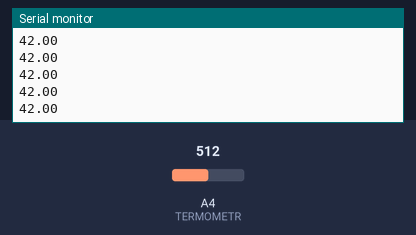
Simulated run of this sketch. Board: Arduino Uno, built with avr-gcc and run on an emulated ATmega328P. Shown: the last lines printed to the serial monitor. The inputs (shaded band) are chosen by the test bench; at power-on: A4 (TERMOMETR) = 512.

Above: at 1.2 s.
1.3 s: A4 (TERMOMETR) set to 716
At 2.2 s:
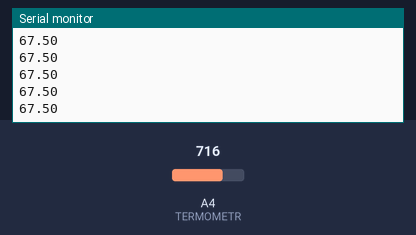
2.8 s: A4 (TERMOMETR) set to 900
At 3.6 s:
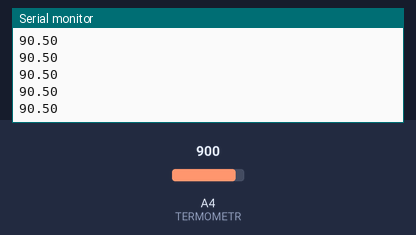
Timing chart, 0 to 5.8 s (numbered marks = the images above; inputs shaded):
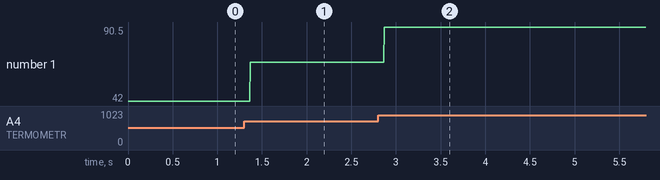

Measured:
- after the input at 1.3 s, the serial monitor: prints a new line after 0.07 s (image 1)
- after the input at 2.8 s, the serial monitor: prints a new line after 0.07 s (image 2)
- plotted number 1: 42 → 67.5 after the input at 1.3 s, 67.5 → 90.5 after the input at 2.8 s

The sketch:

sketch_oct5b.ino
```cpp
#define LED_TRAFFIC_GREEN 2
#define LED_TRAFFIC_RED 8

#define LED_PWM_BLUE 9
#define FOTOREZYSTOR A2

#define TERMOMETR A4
#define POTENCJOMETR A5


void setup() {
  // put your setup code here, to run once:
  Serial.begin(9600);
  pinMode(TERMOMETR, INPUT);

}

void loop() {
  int temp = analogRead(TERMOMETR);
  Serial.println(temp * 0.125 - 22);
}
```
